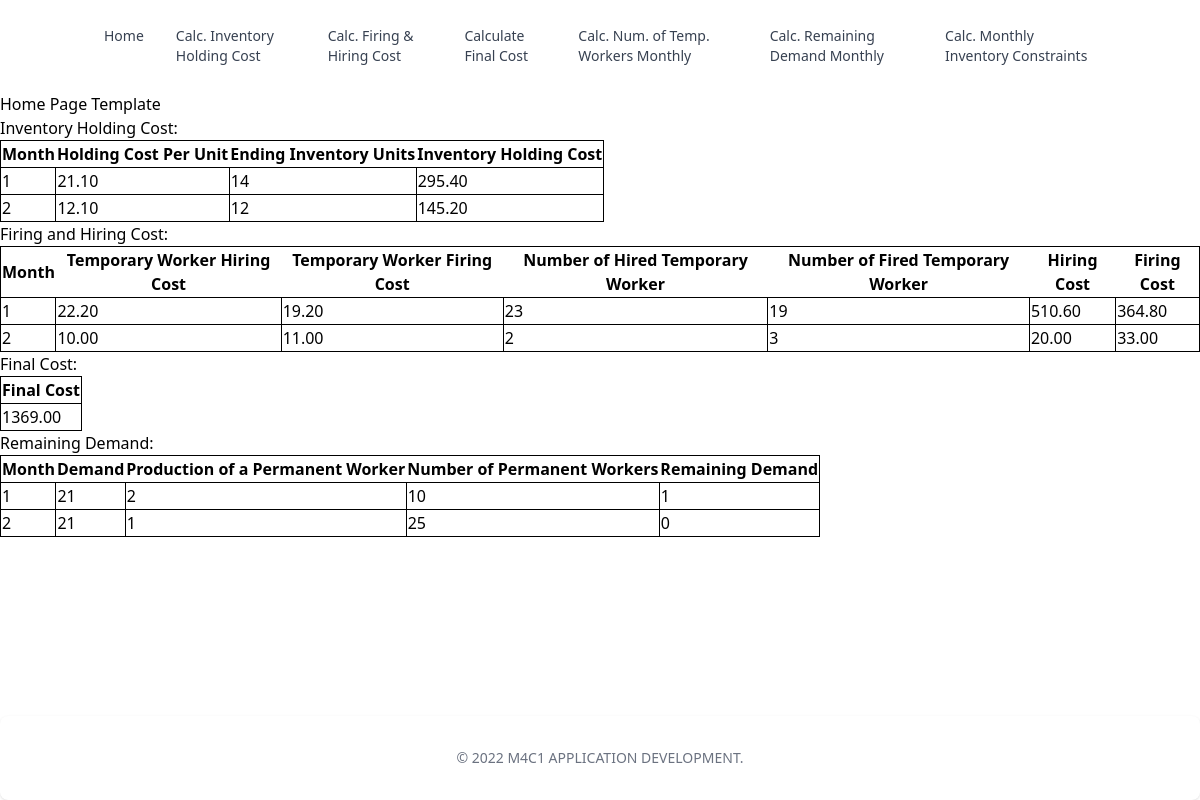
The page / on the database its author committed.
### main/models.py (models this page shows)
class IHCDatabase(models.Model):
  month = models.IntegerField()
  holdingCostPerUnit = models.DecimalField(max_digits=19, decimal_places=2)
  unitsOfEndingInventory = models.IntegerField()
  inventoryHoldingCost=models.DecimalField(max_digits=19, decimal_places=2, null=True)

class FHCDatabase(models.Model):
  month = models.IntegerField()
  tempWorkerHiringCost = models.DecimalField(max_digits=19, decimal_places=2)
  tempWorkerFiringCost= models.DecimalField(max_digits=19, decimal_places=2)
  tempWorkerHired=models.IntegerField()
  tempWorkerFired=models.IntegerField()
  hiringCost= models.DecimalField(max_digits=19, decimal_places=2, null=True)
  firingCost= models.DecimalField(max_digits=19, decimal_places=2, null=True)

class FCDatabase(models.Model):
  finalCost= models.DecimalField(max_digits=19, decimal_places=2, default=0)

class RDDatabase(models.Model):
  month = models.IntegerField()
  demand=models.IntegerField()
  productionPermanentWorker=models.IntegerField()
  numPermanentWorker= models.IntegerField()
  remainingDemand=models.IntegerField(null=True)

### main/views.py (the view)
# urls.py: path('',views.index,name="Home Page"),
def index(request):
  qsIHC = models.IHCDatabase.objects.all().values()
  qsFHC = models.FHCDatabase.objects.all().values()
  qsFC = models.FCDatabase.objects.all().values()
  qsRD = models.RDDatabase.objects.all().values()
  return render(request,"main/index.html",  {'IHC':qsIHC,
                                            'FHC':qsFHC,
                                            'FC':qsFC,
                                            'RD':qsRD})

### main/templates/main/index.html (shortened to what this page needs)
{% extends 'main/navbar_footer.html' %}
{% block content %}
<h1>Home Page Template</h1>
<h2>Inventory Holding Cost:</h2>
<table border='1'>
      <tr>
            <th>Month</th>
            <th>Holding Cost Per Unit</th>
            <th>Ending Inventory Units</th>
            <th>Inventory Holding Cost</th>
      </tr>
      {% for x in IHC %}
      <tr>
            <td>{{ x.month }}</td>
            <td>{{ x.holdingCostPerUnit }}</td>
            <td>{{ x.unitsOfEndingInventory }}</td>
            <td>{{ x.inventoryHoldingCost }}</td>
      </tr>
      {% endfor %}
</table>
<h2>Firing and Hiring Cost:</h2>
<table border='1'>
      <tr>
            <th>Month</th>
            <th>Temporary Worker Hiring Cost</th>
            <th>Temporary Worker Firing Cost</th>
            <th>Number of Hired Temporary Worker</th>
            <th>Number of Fired Temporary Worker</th>
            <th>Hiring Cost</th>
            <th>Firing Cost</th>
      </tr>
      {% for x in FHC %}
      <tr>
            <td>{{ x.month }}</td>
            <td>{{ x.tempWorkerHiringCost }}</td>
            <td>{{ x.tempWorkerFiringCost }}</td>
            <td>{{ x.tempWorkerHired }}</td>
            <td>{{ x.tempWorkerFired }}</td>
            <td>{{ x.hiringCost }}</td>
            <td>{{ x.firingCost }}</td>
      </tr>
      {% endfor %}
</table>
<h2>Final Cost:</h2>
<table border='1'>
      <tr>
            <th>Final Cost</th>
      </tr>
      {% for x in FC %}
      <tr>
            <td>{{ x.finalCost}}</td>
      </tr>
      {% endfor %}
</table>
<h2>Remaining Demand:</h2>
<table border='1'>
      <tr>
            <th>Month</th>
            <th>Demand</th>
            <th>Production of a Permanent Worker</th>
            <th>Number of Permanent Workers</th>
            <th>Remaining Demand</th>
      </tr>
      {% for x in RD %}
      <tr>
            <td>{{ x.month}}</td>
            <td>{{ x.demand}}</td>
            <td>{{ x.productionPermanentWorker}}</td>
            <td>{{ x.numPermanentWorker}}</td>
            <td>{{ x.remainingDemand}}</td>
      </tr>
      {% endfor %}
</table>
{% endblock  %}

### main/templates/main/navbar_footer.html (style rules this page uses)
table, tr, td { border: solid black 1px; }

### rows shown on the page
IHCDatabase: month "1", holdingCostPerUnit "21.10", unitsOfEndingInventory "14", inventoryHoldingCost "295.40"
IHCDatabase: month "2", holdingCostPerUnit "12.10", unitsOfEndingInventory "12", inventoryHoldingCost "145.20"
FHCDatabase: month "1", tempWorkerHiringCost "22.20", tempWorkerFiringCost "19.20", tempWorkerHired "23", tempWorkerFired "19", hiringCost "510.60", firingCost "364.80"
FHCDatabase: month "2", tempWorkerHiringCost "10.00", tempWorkerFiringCost "11.00", tempWorkerHired "2", tempWorkerFired "3", hiringCost "20.00", firingCost "33.00"
FCDatabase: finalCost "1369.00"
RDDatabase: month "1", demand "21", productionPermanentWorker "2", numPermanentWorker "10", remainingDemand "1"
RDDatabase: month "2", demand "21", productionPermanentWorker "1", numPermanentWorker "25", remainingDemand "0"
